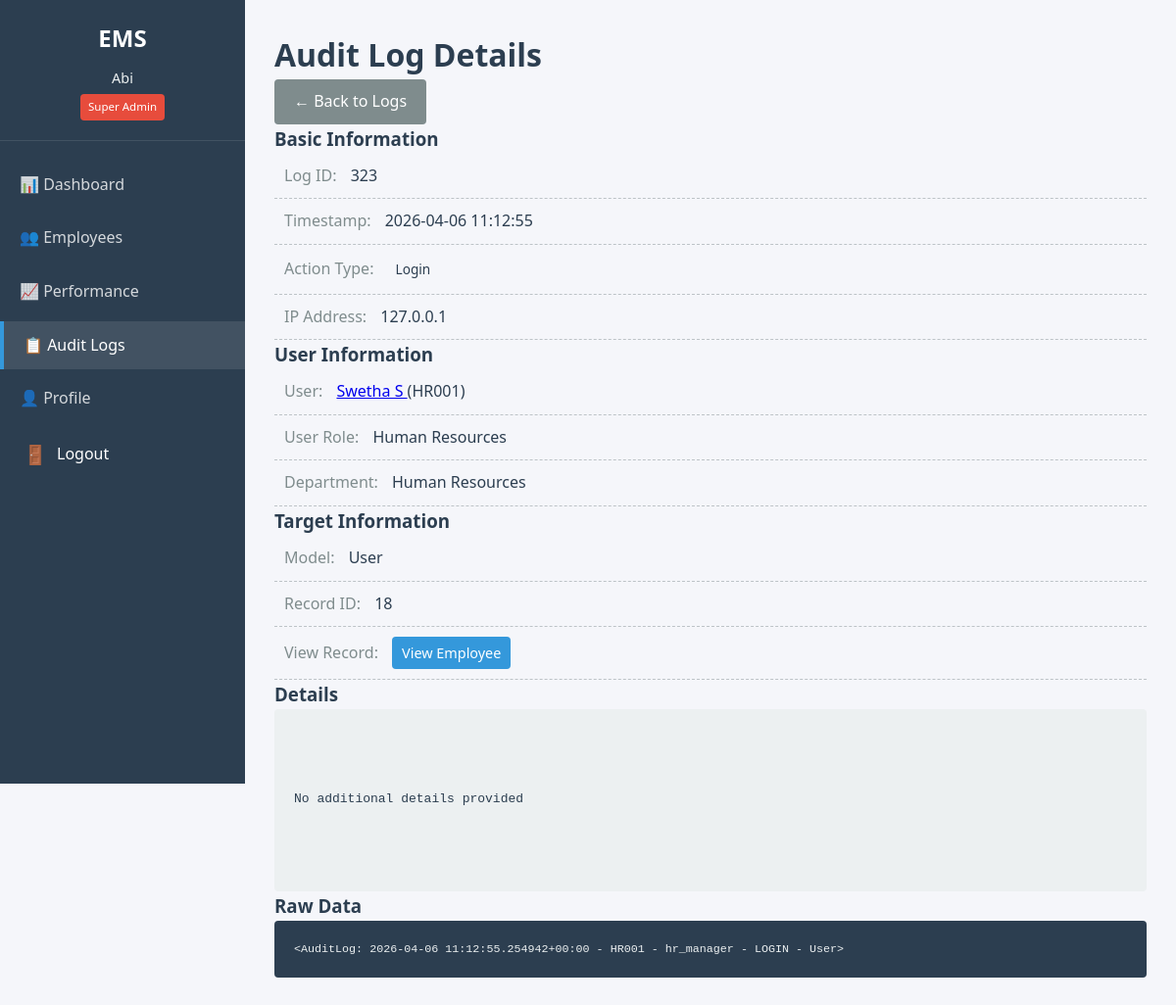
The app's page /audit/323/ (signed in) with its own data.
### accounts/models.py (models this page shows, shortened)
class User(AbstractUser):
    ROLE_CHOICES = [
        ("SUPERADMIN", "Super Admin"),
        ("HR", "Human Resources"),
        ("MANAGER", "Manager"),
        ("EMPLOYEE", "Employee"),
    ]
    STATUS_CHOICES = [
        ("ACTIVE", "Active"),
        ("INACTIVE", "Inactive"),
        ("TERMINATED", "Terminated"),
        ("ON_LEAVE", "On Leave"),
    ]
    employee_id = models.CharField(
        max_length=20,
        unique=True,
        blank=True,
        verbose_name="Employee ID"
    )
    department = models.CharField(
        max_length=100,
        blank=True,
        verbose_name="Department"
    )
    designation = models.CharField(
        max_length=100,
        blank=True,
        verbose_name="Designation"
    )
    phone = models.CharField(
        max_length=15,
        blank=True,
        validators=[
            RegexValidator(
                r'^\+?1?\d{9,15}$',
                "Enter a valid phone number (e.g., +1234567890)."
            )
        ],
        verbose_name="Phone Number"
    )
    salary = models.DecimalField(
        max_digits=10,
        decimal_places=2,
        null=True,
        blank=True,
        validators=[MinValueValidator(0)],
        verbose_name="Annual Salary"
    )
    role = models.CharField(
        max_length=20,
        choices=ROLE_CHOICES,
        default="EMPLOYEE",
        verbose_name="Role"
    )
    employment_status = models.CharField(
        max_length=20,
        choices=STATUS_CHOICES,
        default="ACTIVE",
        verbose_name="Employment Status"
    )
    date_of_joining = models.DateField(
        null=True,
        blank=True,
        validators=[validate_joining_date],
        verbose_name="Date of Joining"
    )
    is_soft_deleted = models.BooleanField(
        default=False,
        verbose_name="Soft Deleted",
        help_text="Designates whether the user is soft deleted."
    )
    objects = UserManager()
    class Meta:
        db_table = "accounts_user"
        ordering = ["employee_id"]
        verbose_name = "Employee"
        verbose_name_plural = "Employees"
    def __str__(self):
        return f"{self.employee_id} - {self.username}"

### audit/models.py (models this page shows)
class AuditLog(models.Model):
    ACTION_TYPES = [
        ('CREATE', 'Create'),
        ('UPDATE', 'Update'),
        ('DELETE', 'Delete'),
        ('LOGIN', 'Login'),
        ('LOGOUT', 'Logout'),
        ('VIEW', 'View'),
    ]
    user = models.ForeignKey(
        settings.AUTH_USER_MODEL,
        on_delete=models.SET_NULL,
        null=True,
        related_name='audit_logs'
    )
    action_type = models.CharField(max_length=10, choices=ACTION_TYPES)
    target_model = models.CharField(max_length=50)
    target_id = models.IntegerField()
    details = models.TextField(blank=True)
    ip_address = models.GenericIPAddressField(null=True, blank=True)
    timestamp = models.DateTimeField(auto_now_add=True)
    class Meta:
        ordering = ['-timestamp']
        indexes = [
            models.Index(fields=['user', 'timestamp']),
            models.Index(fields=['action_type']),
            models.Index(fields=['target_model', 'target_id']),
            models.Index(fields=['timestamp']),
        ]
    def __str__(self):
        return f"{self.timestamp} - {self.user} - {self.action_type} - {self.target_model}"

### audit/views.py (the view)
# urls.py: path('<int:pk>/', views.audit_log_detail, name='detail'),
@login_required
def audit_log_detail(request, pk):
    log = get_object_or_404(AuditLog, pk=pk)
    return render(request, 'audit/detail.html', {'log': log})

### accounts/models.py (called while the page is built)
    def get_queryset(self):
        return super().get_queryset().filter(is_soft_deleted=False)

### audit/services.py (called while the page is built)
    @staticmethod
    def get_client_ip(request):
        x_forwarded_for = request.META.get('HTTP_X_FORWARDED_FOR')
        if x_forwarded_for:
            ip = x_forwarded_for.split(',')[0]
        else:
            ip = request.META.get('REMOTE_ADDR')
        return ip

### templates/audit/detail.html (shortened to what this page needs)
{% extends 'base.html' %}
{% block content %}
<div class="detail-container">
    <div class="detail-header">
        <h1>Audit Log Details</h1>
        <div class="header-actions">
            <a href="{% url 'audit:list' %}" class="btn btn-cancel">← Back to Logs</a>
        </div>
    </div>
    <div class="detail-card">
        <div class="detail-section">
            <h3>Basic Information</h3>
            <div class="detail-grid">
                <div class="detail-item">
                    <span class="detail-label">Log ID:</span>
                    <span class="detail-value">{{ log.id }}</span>
                </div>
                <div class="detail-item">
                    <span class="detail-label">Timestamp:</span>
                    <span class="detail-value">{{ log.timestamp|date:"Y-m-d H:i:s" }}</span>
                </div>
                <div class="detail-item">
                    <span class="detail-label">Action Type:</span>
                    <span class="detail-value">
                        <span class="badge action-{{ log.action_type|lower }}">
                            {{ log.get_action_type_display }}
                        </span>
                    </span>
                </div>
                <div class="detail-item">
                    <span class="detail-label">IP Address:</span>
                    <span class="detail-value">{{ log.ip_address|default:"Not recorded" }}</span>
                </div>
            </div>
        </div>
        <div class="detail-section">
            <h3>User Information</h3>
            <div class="detail-grid">
                <div class="detail-item">
                    <span class="detail-label">User:</span>
                    <span class="detail-value">
                        {% if log.user %}
                        <a href="{% url 'employees:detail' log.user.pk %}">
                            {{ log.user.get_full_name|default:log.user.username }}
                        </a>
                        ({{ log.user.employee_id }})
                        {% else %}
                        <em>User deleted or system action</em>
                        {% endif %}
                    </span>
                </div>
                {% if log.user %}
                <div class="detail-item">
                    <span class="detail-label">User Role:</span>
                    <span class="detail-value">{{ log.user.get_role_display }}</span>
                </div>
                <div class="detail-item">
                    <span class="detail-label">Department:</span>
                    <span class="detail-value">{{ log.user.department|default:"-" }}</span>
                </div>
                {% endif %}
            </div>
        </div>
        <div class="detail-section">
            <h3>Target Information</h3>
            <div class="detail-grid">
                <div class="detail-item">
                    <span class="detail-label">Model:</span>
                    <span class="detail-value">{{ log.target_model }}</span>
                </div>
                <div class="detail-item">
                    <span class="detail-label">Record ID:</span>
                    <span class="detail-value">{{ log.target_id }}</span>
                </div>
                {% if log.target_model == 'Employee' or log.target_model == 'User' %}
                <div class="detail-item">
                    <span class="detail-label">View Record:</span>
                    <span class="detail-value">
                        <a href="{% url 'employees:detail' log.target_id %}" class="btn btn-small">View Employee</a>
                    </span>
                </div>
                {% endif %}
            </div>
        </div>
        <div class="detail-section">
            <h3>Details</h3>
            <div class="details-box">
                {% if log.details %}
                <pre>{{ log.details }}</pre>
                {% else %}
                <p class="no-data">No additional details provided</p>
                {% endif %}
            </div>
        </div>
        <div class="detail-section">
            <h3>Raw Data</h3>
            <div class="raw-data">
                <pre>{{ log|pprint }}</pre>
            </div>
        </div>
    </div>
</div>
{% endblock %}

### templates/base.html (shortened to what this page needs)
<!DOCTYPE html>
<html lang="en">
<head>
    {% load static %}
    <link rel="stylesheet" href="{% static 'css/style.css' %}">
</head>
<body>
    <div class="container">
        {% if user.is_authenticated %}
        <aside class="sidebar">
            <div class="sidebar-header">
                <h2>EMS</h2>
                <div class="user-info">
                    <p class="user-name">{{ user.get_full_name|default:user.username }}</p>
                    <p class="role-badge role-{{ user.role|lower }}">{{ user.get_role_display }}</p>
                </div>
            </div>
            <nav class="sidebar-nav">
                <ul>
                    <li>
                        <a href="{% url 'dashboard' %}"
                           class="nav-link {% if request.resolver_match.url_name == 'dashboard' %}active{% endif %}">
                            <span class="nav-icon">📊</span>
                            <span class="nav-text">Dashboard</span>
                        </a>
                    </li>
                    <li>
                        <a href="{% url 'employees:list' %}"
                           class="nav-link {% if 'employees' in request.path %}active{% endif %}">
                            <span class="nav-icon">👥</span>
                            <span class="nav-text">Employees</span>
                        </a>
                    </li>
                    <li>
                        <a href="{% url 'performance:list' %}"
                           class="nav-link {% if 'performance' in request.path %}active{% endif %}">
                            <span class="nav-icon">📈</span>
                            <span class="nav-text">Performance</span>
                        </a>
                    </li>
                    {% if user.role == 'SUPERADMIN' %}
                    <li>
                        <a href="{% url 'audit:list' %}"
                           class="nav-link {% if 'audit' in request.path %}active{% endif %}">
                            <span class="nav-icon">📋</span>
                            <span class="nav-text">Audit Logs</span>
                        </a>
                    </li>
                    {% endif %}
                    <li>
                        <a href="{% url 'accounts:profile' %}"
                           class="nav-link {% if 'profile' in request.path %}active{% endif %}">
                            <span class="nav-icon">👤</span>
                            <span class="nav-text">Profile</span>
                        </a>
                    </li>
                    <li>
                        <form method="post" action="{% url 'accounts:logout' %}" class="logout-form">
                            <button type="submit" class="logout-btn">
                                <span class="nav-icon">🚪</span>
                                <span class="nav-text">Logout</span>
                            </button>
                        </form>
                    </li>
                </ul>
            </nav>
        </aside>
        {% endif %}
        <main class="main-content">
            {% block content %}
            {% endblock %}
        </main>
    </div>
</body>
</html>

### static/css/style.css (style rules this page uses)
* { margin: 0; padding: 0; box-sizing: border-box; }
:root { --primary-color: #2c3e50; --secondary-color: #3498db; --success-color: #27ae60; --danger-color: #e74c3c; --warning-color: #f39c12; --light-bg: #ecf0f1; --dark-text: #2c3e50; --light-text: #7f8c8d; --border-color: #bdc3c7; --sidebar-width: 250px; --header-height: 60px; }
body { font-family: 'Segoe UI', Tahoma, Geneva, Verdana, sans-serif; line-height: 1.6; color: var(--dark-text); background-color: #f5f6fa; }
.container { display: flex; min-height: 100vh; }
.sidebar { width: var(--sidebar-width); background-color: var(--primary-color); color: white; position: fixed; height: 100vh; overflow-y: auto; }
.sidebar-header { padding: 20px; text-align: center; border-bottom: 1px solid rgba(255,255,255,0.1); }
.sidebar-header h2 { margin-bottom: 10px; color: white; }
.user-info { font-size: 0.9em; color: var(--light-bg); }
.role-badge { display: inline-block; padding: 4px 8px; background-color: var(--secondary-color); border-radius: 4px; font-size: 0.8em; margin-top: 5px; }
.sidebar-nav ul { list-style: none; padding: 20px 0; }
.sidebar-nav li { margin-bottom: 5px; }
.sidebar-nav a { display: block; padding: 12px 20px; color: rgba(255,255,255,0.8); text-decoration: none; transition: all 0.3s; }
.sidebar-nav a:hover, .sidebar-nav a.active { background-color: rgba(255,255,255,0.1); color: white; border-left: 4px solid var(--secondary-color); }
.main-content { flex: 1; margin-left: var(--sidebar-width); padding: 30px; }
.badge { display: inline-block; padding: 4px 8px; border-radius: 4px; font-size: 0.85em; font-weight: 500; }
.role-superadmin { background-color: var(--danger-color); color: white; }
.btn { display: inline-block; padding: 10px 20px; border: none; border-radius: 4px; font-size: 1em; cursor: pointer; text-decoration: none; transition: all 0.3s; }
.btn-cancel, .btn-clear { background-color: var(--light-text); color: white; }
.detail-item { padding: 10px; border-bottom: 1px dashed var(--border-color); }
.detail-label { font-weight: 500; color: var(--light-text); margin-right: 10px; }

### templates/base.html (style rules this page uses)
.sidebar-nav .logout-form { margin: 0; padding: 0; width: 100%; }
.sidebar-nav .logout-btn { width: 100%; text-align: left; background: none; border: none; cursor: pointer; font: inherit; color: inherit; padding: 12px 20px; display: flex; align-items: center; gap: 10px; transition: all 0.3s; border-left: 4px solid transparent; }
.sidebar-nav .logout-btn .nav-icon { font-size: 1.2em; min-width: 24px; }
.sidebar-nav .logout-btn .nav-text { flex: 1; }

### templates/audit/detail.html (style rules this page uses)
.details-box { background-color: var(--light-bg); padding: 20px; border-radius: 4px; font-family: monospace; white-space: pre-wrap; word-wrap: break-word; }
.raw-data { background-color: #2c3e50; color: #ecf0f1; padding: 20px; border-radius: 4px; font-family: monospace; font-size: 0.9em; overflow-x: auto; }
.btn-small { padding: 5px 10px; font-size: 0.9em; background-color: var(--secondary-color); color: white; text-decoration: none; border-radius: 4px; }

### records on screen
User: get_full_name "Abi", role "Super Admin"
AuditLog: id "323", timestamp "2026-04-06 11:12:55", action_type "Login", ip_address "127.0.0.1", user.get_full_name "Swetha S", user.employee_id "HR001", user.role "Human Resources", user.department "Human Resources", target_model "User", target_id "18", timestamp+user+action_type "<AuditLog: 2026-04-06 11:12:55.254942+00:00 - HR001 - hr_manager - LOGIN - User>"
